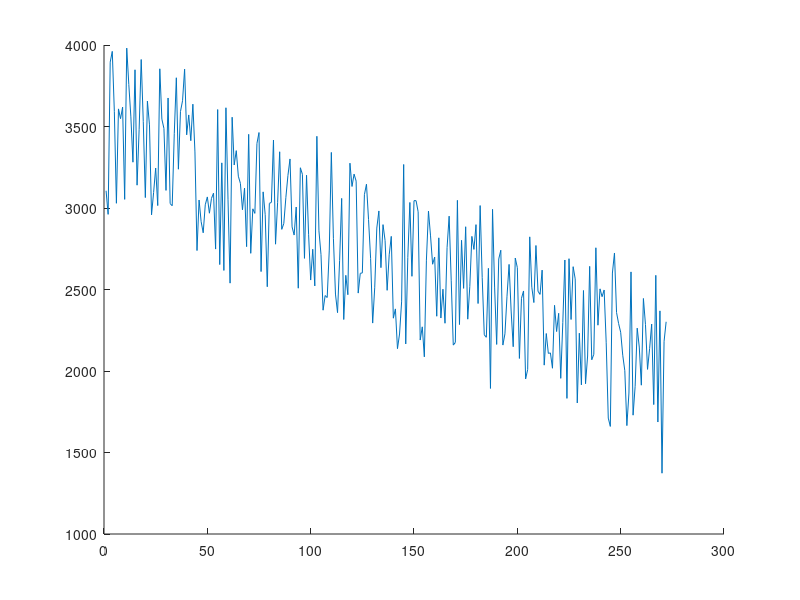

Write MATLAB code to recreate this figure. (Note: this script raises an error after producing the figure.)
%% Caffeine Reaction Times Plot
% This project analyzed the relationship between caffeine and reaction
% times utilizing an experimental manipulation. 

% The purpose of this script is to import that data gathered, restructure
% it to be of more value and then 

%In this assignment, we analyze and plot data from a learning experiment
%with three participants (one with 200mg of caffeine, one with 400mg of
%caffeine, and one as a control).
%First, we compute the reaction time (dependent variable) per participant
%in each trial (200mg of caffeine, 400mg of caffeine, and control).
%Second, we identify valid trials by removing negative values from
%each participant's data.
%Finally, we plot the valid data via line graph, comparing all groups to
%each other. The black line indicates control group, blue line is 200mg
%caffeine, and red is 400mg caffeine.
%Dependencies/assumptions: NaN
%6/6/19

%% 0 ~ Loading the Data & Intializing Variables

% 0.a ~ Tabula Rasa
clear all   %Clear memory
close all   %Closes open figures
clc         %Clear command history

% 0.b ~ Load Data into the Workspace
load('Assignment1_data.mat')

% The Variables Being Loaded:
    % Participant repsonse times (in ms) when exposed to different
    % conditions are captured in the below variables (loaded via the above
    % line of code - line 23):
        % data_caffeine_200     = response times when exposed to 200mgs of caffeine 
        % data_caffeine_400     = response times when exposed to 400mgs of caffeine
        % data_caffeine_control = response times from the control group
    % Trigger times (a.k.a. time delay (in ms) from trial start to stimulus onset)
    % In order to control for participant anticipation effects the
    % experiment randomized the onset of stimulus control. This measure (in
    % ms) was captured in the below variables - also loaded by the above
    % line of code (line 23):
        % stimTime_caffeine_200     = stimulus presentation delay for 200mg condition
        % stimTime_caffeine_400     = stimulus presentation delay for 400mg condition
        % stimTime_caffeine_control = stimulus presentation delay for the control condition

% 0.c ~ Variables to identify valid trials (all conditions were exposed to the
% same # of trials.
numTrials = 300; %The total amount of trials

% 0.d ~ Graphing Variables - Properties for out plot
lW = 1          ;   % Line width for each line of graph
fS = 14         ;   % General fontsize for graph
startPoint = 0  ;   % Start point for x-axis (valid trials)
xhair = 5       ;   % x axis limit property to add space between plotted lines and graph edge
yhair = 250     ;   % y axis limit property to add space between plotted lines and graph edge

%% 1 Compute reaction times (per trial and participant)

% 1.a ~ General Reaction Time (RT) Variable Form
% reactionTimeXXX = overall response time (for given trial) - time delay of stimulus trigger  

reactionTime200     = data_caffeine_200 - stimTime_caffeine_200 ;   % For 200mg participant/condition
reactionTime400     = data_caffeine_400 - stimTime_caffeine_400 ;   % For 400mg participant/condition
reactionTimeControl = data_control - stimTime_control           ;   % For control participant/condition

%% 2 Identifying valid trials by removing negative trials

% 2.a Create a loop to place the valid trials into a new data structure.

% Explaining the below loop step-by-step: 
% 0. Before the loop, create a matrix ('conditionMatrix') which holds all
% observed trials. Rows = Trials. Columns = different conditions/participants.
% 1. Start a 'for' loop which iterates over this matrix - i.e. each step is
% one of the columns in the matrix.
% 2. Create an 'if' statement within this loop. This statement selects the
% condition (column) of of the matrix.
% 3. Once the 'if' condition is met, the following line creates a logical
% array of 1's and 0's and uses it as an indexing array on the column of
% trials. I.e. - it places only the positive reaction times into the new
% data structure.

conditionMatrix = [reactionTime200, reactionTime400, reactionTimeControl];

for cc = conditionMatrix
   if cc == reactionTime200             % If reactionTime200
       validTrials200 = cc (cc > 0);    % then pull out only the positive (valid) reaction times (trials)
    
   elseif cc == reactionTime400         % If reactionTime400
       validTrials400 = cc (cc > 0);    % then pull out only the positive (valid) reaction times (trials)
  
   else                                 % If reactionTimeControl
       validTrialsControl = cc (cc > 0);% then pull out only the positive (valid) reaction times (trials)
   end
end


%% 3 Plot valid data
% Now that legitimate reaction time (rt) data has been separated from invalid
% data, it must be plotted.

rtFigure = figure;  % Open a figure
hold on             % Keep this figure open

% Create a trials variable that is the correct number of trials (not 300)
% as we have removed some invalid observations. NOTE: All participants had
% an equal number of invalid trials, so only one trial variable is
% necessary.

validNumTrials = 1:length(validTrials200)               ; % Trials variable that will serve as the 'x' axis for all trace lines

% Plot Valid Trials
plot200mg = plot(validNumTrials, validTrials200)        ; % Plot valid trials for 200mg condition
plot200mg.Color = 'b'                                   ; % Make the line blue
plot200mg.LineWidth = lW                                ; % Set line width to 1
plot400mg = plot(validNumTrials, validTrials400)        ; % Plot valid trials for 400mg condition
plot400mg.Color = 'r'                                   ; % Make the line red
plot400.LineWidth = lW                                  ; % Set line width to 1
plotControl = plot(validNumTrials, validTrialsControl)  ; % Plot valid trials for control condition
plotControl.Color = 'k'                                 ; % Make the line black
plotControl.LineWidth = lW                              ; % Set line width to 1

% Graph customizations
xlabel('Valid Trials') ;                                            % X-axis label
ylabel('Reaction Time per Trial') ;                                 % Y-axis label
title('Reaction Time as a Function of Caffeine Consumption') ;      % Title of graph
legend( '200mg', '400mg', 'Control', 'Location', 'EastOutside') ;   % Legend description and location
xlim([startPoint length(validTrials200) + xhair])                   % Limit of x-axis
ylim([startPoint max(validTrialsControl) + yhair])                  % Limit of x-axis

%Setting x-axis tick marks to start at 0, end at 272, and occur in
%increments of 25.
set(gca,'Xtick',startPoint:25:(length(validTrials200) + xhair))
%Setting x-axis tick mark labels to start at 0, end at 272, and occur in
%increments of 25.
set(gca,'FontSize', fS)     % Setting font size for all graph labels
set(gca,'TickDir', 'out')   % Setting tick marks to be outside of graph


%% Save the Program

save('validTrialsWorkspace.mat')





